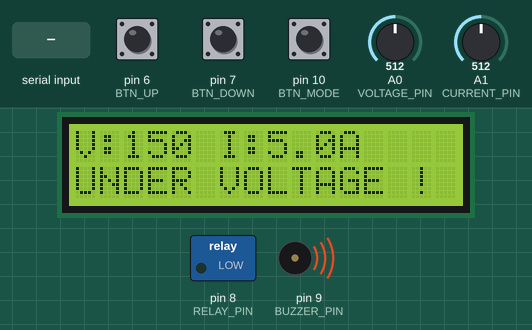
This sketch was run on a simulated Arduino Uno, built with avr-gcc and run on an emulated ATmega328P. Shown: 16×2 character LCD, switched loads named in the sketch (green lamp = pin HIGH), buzzer (waves = sounding, pin HIGH). The test bench sets the inputs (shaded band); at power-on: A1 (CURRENT_PIN) = 512, A0 (VOLTAGE_PIN) = 512, pin 10 (BTN_MODE) HIGH, pin 6 (BTN_UP) HIGH, pin 7 (BTN_DOWN) HIGH. What the sketch prints to the serial monitor is not drawn.

Above: at 3.0 s.
3.1 s: "SET_UV 90\n" received over Serial
At 4.2 s:
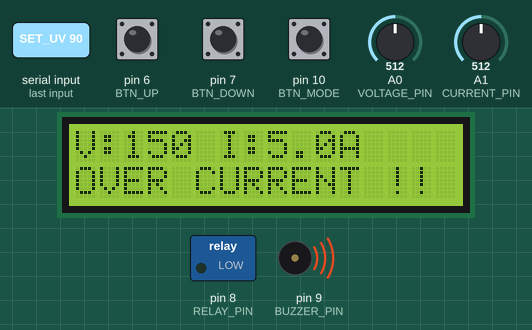
4.6 s: A1 (CURRENT_PIN) set to 474
At 5.1 s:
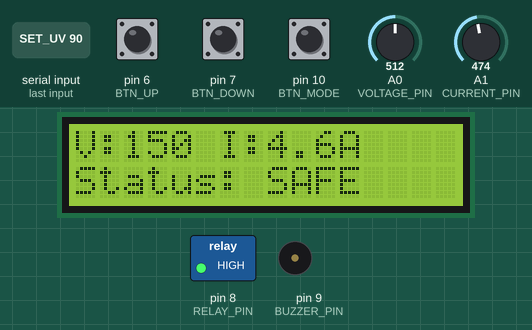
6.1 s: A0 (VOLTAGE_PIN) set to 843
At 7.2 s:
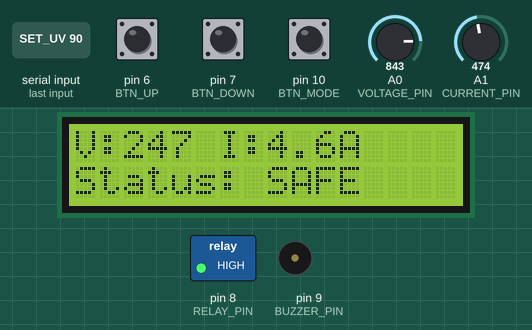
7.6 s: A0 (VOLTAGE_PIN) set to 859
At 8.1 s:
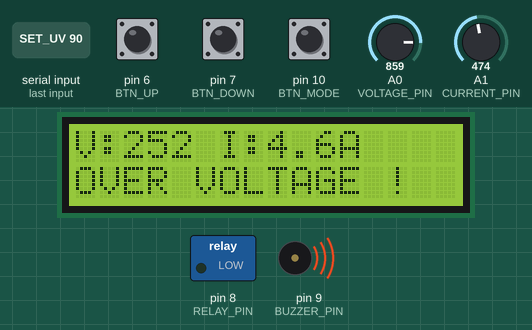
9.1 s: pin 10 (BTN_MODE) pulled LOW for 1 s
At 10.0 s:
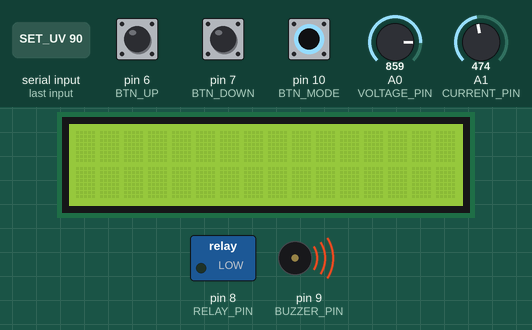
11.6 s: pin 10 (BTN_MODE) pulled LOW for 3.2 s
At 15.2 s:
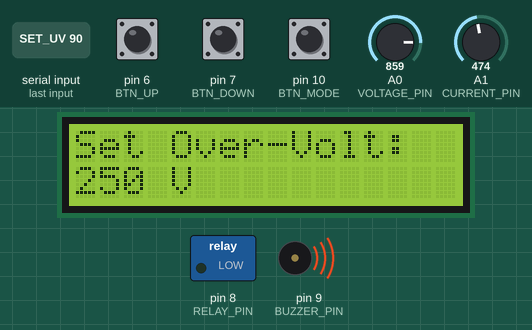
Timing chart, 0 to 16.7 s (numbered marks = the images above; inputs shaded):
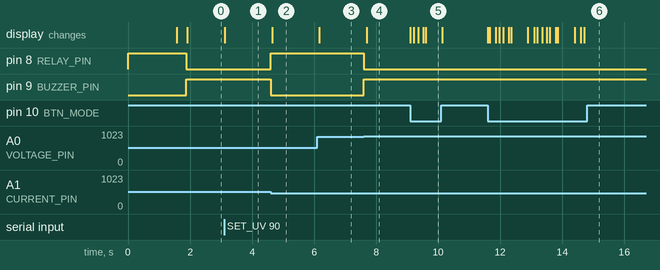

The sketch:

voltage_protector.ino
```cpp
/*
 * Microcontroller-based Voltage Protector Device
 * FSMB Recruitment 2026 - Phase 1
 *
 * Features:
 * - Monitors voltage (simulated via potentiometer on A0)
 * - Monitors current (simulated via potentiometer on A1)
 * - Disconnects load via relay on pin 8 when over-voltage, under-voltage or over-current
 * - 16x2 LCD for local display and settings
 * - Buttons for local threshold adjustment
 * - Serial communication for computer-based settings and monitoring
 *
 * Safety: All sensing is low-voltage simulation. Do NOT connect to mains.
 *
 * Threshold defaults (adjustable):
 *   Over-voltage:  250 V
 *   Under-voltage: 180 V
 *   Over-current:  5.0 A
 */

#include <LiquidCrystal.h>

// LCD pins: RS, E, D4, D5, D6, D7
LiquidCrystal lcd(12, 11, 5, 4, 3, 2);

// Pins
const int VOLTAGE_PIN = A0;   // Potentiometer simulating scaled AC voltage
const int CURRENT_PIN = A1;   // Potentiometer simulating current
const int RELAY_PIN   = 8;    // Relay control (HIGH = connected / safe)
const int BUZZER_PIN  = 9;    // Optional alarm
const int BTN_UP      = 6;    // Increase selected threshold
const int BTN_DOWN    = 7;    // Decrease selected threshold
const int BTN_MODE    = 10;   // Cycle through settings mode

// Scaling factors for simulation
// Voltage pot: 0-5V ADC maps to 0-300V AC
const float VOLTAGE_SCALE = 300.0 / 1023.0;
// Current pot: 0-5V ADC maps to 0-10A
const float CURRENT_SCALE = 10.0 / 1023.0;

// Adjustable thresholds
float overVoltage  = 250.0;
float underVoltage = 180.0;
float overCurrent  = 5.0;

// State
bool loadConnected = true;
int mode = 0;  // 0=normal display, 1=set OV, 2=set UV, 3=set OC
unsigned long lastDisplay = 0;
unsigned long lastSerial = 0;
unsigned long lastBtn = 0;
const unsigned long DEBOUNCE = 250;

void setup() {
  pinMode(RELAY_PIN, OUTPUT);
  pinMode(BUZZER_PIN, OUTPUT);
  pinMode(BTN_UP, INPUT_PULLUP);
  pinMode(BTN_DOWN, INPUT_PULLUP);
  pinMode(BTN_MODE, INPUT_PULLUP);

  digitalWrite(RELAY_PIN, HIGH); // Start with load connected
  digitalWrite(BUZZER_PIN, LOW);

  lcd.begin(16, 2);
  lcd.print("Voltage Protector");
  lcd.setCursor(0, 1);
  lcd.print("Initializing...");
  delay(1500);
  lcd.clear();

  Serial.begin(9600);
  Serial.println(F("=== Voltage Protector Ready ==="));
  Serial.println(F("Commands:"));
  Serial.println(F("  STATUS          - show readings & thresholds"));
  Serial.println(F("  SET_OV <val>    - set over-voltage threshold"));
  Serial.println(F("  SET_UV <val>    - set under-voltage threshold"));
  Serial.println(F("  SET_OC <val>    - set over-current threshold"));
  Serial.println(F("  CONNECT         - force reconnect load"));
  Serial.println(F("  DISCONNECT      - force disconnect load"));
  Serial.println(F("==============================="));
}

void loop() {
  // Read sensors
  int rawV = analogRead(VOLTAGE_PIN);
  int rawI = analogRead(CURRENT_PIN);
  float voltage = rawV * VOLTAGE_SCALE;
  float current = rawI * CURRENT_SCALE;

  // Protection logic
  bool fault = false;
  String faultMsg = "";

  if (voltage > overVoltage) {
    fault = true;
    faultMsg = "OVER VOLTAGE";
  } else if (voltage < underVoltage) {
    fault = true;
    faultMsg = "UNDER VOLTAGE";
  } else if (current > overCurrent) {
    fault = true;
    faultMsg = "OVER CURRENT";
  }

  if (fault) {
    if (loadConnected) {
      loadConnected = false;
      digitalWrite(RELAY_PIN, LOW);  // Disconnect
      digitalWrite(BUZZER_PIN, HIGH);
      Serial.print(F("FAULT: "));
      Serial.println(faultMsg);
    }
  } else {
    // Auto-reconnect only if previously faulted and now safe
    // (simple hysteresis: reconnect when clearly safe)
    if (!loadConnected && voltage > underVoltage + 5 && voltage < overVoltage - 5 && current < overCurrent - 0.2) {
      loadConnected = true;
      digitalWrite(RELAY_PIN, HIGH);
      digitalWrite(BUZZER_PIN, LOW);
      Serial.println(F("Load reconnected - voltage/current normal"));
    }
  }

  // Local button handling
  handleButtons();

  // Display update
  if (millis() - lastDisplay > 300) {
    updateLCD(voltage, current, fault, faultMsg);
    lastDisplay = millis();
  }

  // Serial monitoring / commands
  if (millis() - lastSerial > 1000) {
    // Periodic status can be enabled if desired
    lastSerial = millis();
  }
  handleSerial();
}

void handleButtons() {
  if (millis() - lastBtn < DEBOUNCE) return;

  if (digitalRead(BTN_MODE) == LOW) {
    mode = (mode + 1) % 4;
    lastBtn = millis();
    lcd.clear();
  }

  if (mode == 0) return; // normal view, ignore up/down

  float step = (mode == 3) ? 0.1 : 1.0; // finer for current

  if (digitalRead(BTN_UP) == LOW) {
    if (mode == 1) overVoltage += step;
    if (mode == 2) underVoltage += step;
    if (mode == 3) overCurrent += step;
    lastBtn = millis();
  }
  if (digitalRead(BTN_DOWN) == LOW) {
    if (mode == 1) overVoltage = max(100.0, overVoltage - step);
    if (mode == 2) underVoltage = max(50.0, underVoltage - step);
    if (mode == 3) overCurrent = max(0.5, overCurrent - step);
    lastBtn = millis();
  }
}

void updateLCD(float v, float i, bool fault, String msg) {
  lcd.setCursor(0, 0);
  if (mode == 0) {
    // Normal monitoring
    lcd.print("V:");
    lcd.print(v, 0);
    lcd.print(" I:");
    lcd.print(i, 1);
    lcd.print("A   ");
    lcd.setCursor(0, 1);
    if (fault) {
      lcd.print(msg);
      lcd.print(" !");
    } else if (loadConnected) {
      lcd.print("Status: SAFE   ");
    } else {
      lcd.print("Status: OFF    ");
    }
  } else if (mode == 1) {
    lcd.print("Set Over-Volt: ");
    lcd.setCursor(0, 1);
    lcd.print(overVoltage, 0);
    lcd.print(" V          ");
  } else if (mode == 2) {
    lcd.print("Set Under-Volt:");
    lcd.setCursor(0, 1);
    lcd.print(underVoltage, 0);
    lcd.print(" V          ");
  } else if (mode == 3) {
    lcd.print("Set Over-Curr: ");
    lcd.setCursor(0, 1);
    lcd.print(overCurrent, 1);
    lcd.print(" A          ");
  }
}

void handleSerial() {
  if (Serial.available()) {
    String cmd = Serial.readStringUntil('\n');
    cmd.trim();
    cmd.toUpperCase();

    if (cmd == "STATUS") {
      int rawV = analogRead(VOLTAGE_PIN);
      int rawI = analogRead(CURRENT_PIN);
      float voltage = rawV * VOLTAGE_SCALE;
      float current = rawI * CURRENT_SCALE;
      Serial.print(F("Voltage: "));
      Serial.print(voltage, 1);
      Serial.print(F(" V | Current: "));
      Serial.print(current, 2);
      Serial.print(F(" A | Load: "));
      Serial.println(loadConnected ? F("CONNECTED") : F("DISCONNECTED"));
      Serial.print(F("Thresholds -> OV: "));
      Serial.print(overVoltage, 0);
      Serial.print(F(" UV: "));
      Serial.print(underVoltage, 0);
      Serial.print(F(" OC: "));
      Serial.println(overCurrent, 1);
    }
    else if (cmd.startsWith("SET_OV ")) {
      float val = cmd.substring(7).toFloat();
      if (val > 100 && val < 400) {
        overVoltage = val;
        Serial.print(F("Over-voltage set to "));
        Serial.println(overVoltage);
      } else {
        Serial.println(F("Invalid value (100-400)"));
      }
    }
    else if (cmd.startsWith("SET_UV ")) {
      float val = cmd.substring(7).toFloat();
      if (val > 50 && val < 250) {
        underVoltage = val;
        Serial.print(F("Under-voltage set to "));
        Serial.println(underVoltage);
      } else {
        Serial.println(F("Invalid value (50-250)"));
      }
    }
    else if (cmd.startsWith("SET_OC ")) {
      float val = cmd.substring(7).toFloat();
      if (val > 0.1 && val < 20) {
        overCurrent = val;
        Serial.print(F("Over-current set to "));
        Serial.println(overCurrent);
      } else {
        Serial.println(F("Invalid value (0.1-20)"));
      }
    }
    else if (cmd == "CONNECT") {
      loadConnected = true;
      digitalWrite(RELAY_PIN, HIGH);
      digitalWrite(BUZZER_PIN, LOW);
      Serial.println(F("Load force-connected"));
    }
    else if (cmd == "DISCONNECT") {
      loadConnected = false;
      digitalWrite(RELAY_PIN, LOW);
      Serial.println(F("Load force-disconnected"));
    }
    else {
      Serial.println(F("Unknown command. Type STATUS for help."));
    }
  }
}
```

Measured:
- the behaviour switches between 492 and 491 on A1 (CURRENT_PIN) (found by bisection; images 1 and 2)
- the behaviour switches between 852 and 853 on A0 (VOLTAGE_PIN) (found by bisection; images 3 and 4)
- after the input at 3.1 s, the display: changes at once (image 1)
- after the input at 4.6 s, pin 8 (RELAY_PIN): LOW → HIGH at once; pin 9 (BUZZER_PIN): HIGH → LOW at once; the display: changes at once (image 2)
- after the input at 6.1 s, the display: changes after 0.07 s (image 3)
- after the input at 7.6 s, pin 8 (RELAY_PIN): HIGH → LOW at once; pin 9 (BUZZER_PIN): LOW → HIGH at once; the display: changes after 0.10 s (image 4)
- after the input at 9.1 s, the display: changes at once (image 5)
- after the input at 11.6 s, the display: first changes at once (image 6 shows a later state)
